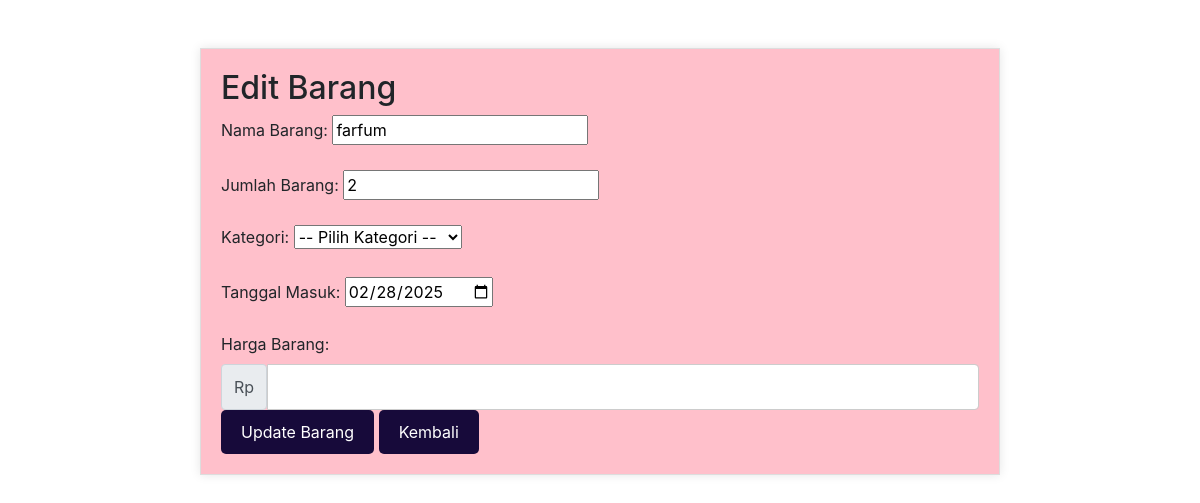
The app's page /edit.php?id=39 with its own data.
### tables this page shows
CREATE TABLE `barang` (
  `BarangID` int(11) NOT NULL,
  `nama_barang` varchar(100) DEFAULT NULL,
  `jumlah_barang` int(11) NOT NULL,
  `kategori` enum('Parfurm Perempuan','Parfurm laki laki') DEFAULT NULL,
  `tanggal_masuk` date NOT NULL,
  `harga_barang` decimal(10,2) NOT NULL DEFAULT 0.00,
  `UserID` int(11) DEFAULT NULL
);

### edit.php (the view, shortened to what this page needs)
<?php
include("koneksi.php");
$BarangID = $_GET["id"];
$sql = "SELECT * FROM barang WHERE BarangID=$BarangID";
$result = mysqli_query($koneksi, $sql);
$barang = mysqli_fetch_assoc($result);
?>
<!DOCTYPE html>
<html lang="id">
<head>
    <link rel="stylesheet" href="https://maxcdn.bootstrapcdn.com/bootstrap/4.0.0/css/bootstrap.min.css">
</head>
<body>
<div class="container mt-5">
    <h2>Edit Barang</h2>
    <?php if ($barang): ?>
        <form action="update.php" method="POST">
            <div class="form-group">
                <label for="nama_barang">Nama Barang:</label>
                <input type="text" name="nama_barang" value="<?php echo $barang['nama_barang']; ?>" required>
            </div>
            <div class="form-group">
                <label for="jumlah_barang">Jumlah Barang:</label>
                <input type="number" name="jumlah_barang" value="<?php echo $barang['jumlah_barang']; ?>">
            </div>
            <div class="form-group">
              <label>Kategori:</label>
              <select name="kategori" required>
              <option value="" selected disabled>-- Pilih Kategori --</option>
            </select>
            </div>
            <div class="form-group">
                <label for="tanggal_masuk">Tanggal Masuk:</label>
                <input type="date" name="tanggal_masuk" value="<?php echo $barang['tanggal_masuk']; ?>">
            </div>
            <div>
                <label class="form-label">Harga Barang:</label>
                <div class="input-group">
                  <span class="input-group-text">Rp</span>
                <input type="number" name="harga_barang" class="form-control" required>
            </div>
                </div>
            <button type="submit" class="btn btn-primary">Update Barang</button>
            <a href="tampil_data.php" class="btn btn-secondary">Kembali</a>
        </form>
    <?php else: ?>
        <p>Barang tidak ditemukan.</p>
    <?php endif; ?>
</div>
</body>
</html>

### edit.php (style rules this page uses)
body { background-color: #fff; }
.container { max-width: 800px; margin: 40px auto; padding: 20px; background-color: #FFC0CB; border: 1px solid #ddd; box-shadow: 0 0 10px rgba(0, 0, 0, 0.1); }
.form-group { margin-bottom: 20px; }
.form-control { border: 1px solid #ccc; padding: 10px; font-size: 16px; }
.btn { padding: 10px 20px; font-size: 16px; border: none; border-radius: 5px; background-color:rgb(23, 10, 58); color: #fff; cursor: pointer; }

### records on screen
barang: nama_barang "farfum", jumlah_barang "2", tanggal_masuk "02/28/2025"
